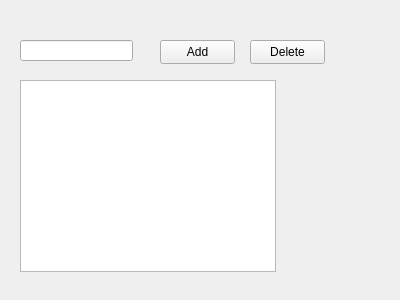
<?xml version="1.0" encoding="UTF-8"?>
<ui version="4.0">
 <class>Form</class>
 <widget class="QWidget" name="Form">
  <property name="geometry">
   <rect>
    <x>0</x>
    <y>0</y>
    <width>400</width>
    <height>300</height>
   </rect>
  </property>
  <property name="windowTitle">
   <string>Form</string>
  </property>
  <widget class="QPushButton" name="addtaskButton">
   <property name="geometry">
    <rect>
     <x>160</x>
     <y>40</y>
     <width>75</width>
     <height>24</height>
    </rect>
   </property>
   <property name="text">
    <string>Add</string>
   </property>
  </widget>
  <widget class="QLineEdit" name="taskEdit">
   <property name="geometry">
    <rect>
     <x>20</x>
     <y>40</y>
     <width>113</width>
     <height>21</height>
    </rect>
   </property>
  </widget>
  <widget class="QPushButton" name="deletetask">
   <property name="geometry">
    <rect>
     <x>250</x>
     <y>40</y>
     <width>75</width>
     <height>24</height>
    </rect>
   </property>
   <property name="text">
    <string>Delete</string>
   </property>
  </widget>
  <widget class="QListView" name="listtask">
   <property name="geometry">
    <rect>
     <x>20</x>
     <y>80</y>
     <width>256</width>
     <height>192</height>
    </rect>
   </property>
  </widget>
 </widget>
 <resources/>
 <connections/>
</ui>
